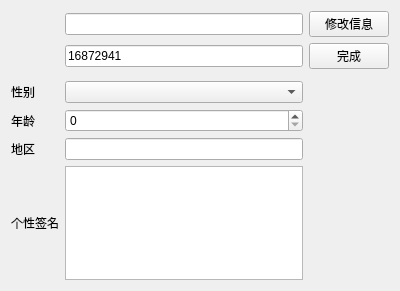
<?xml version="1.0" encoding="UTF-8"?>
<ui version="4.0">
 <class>userPanel</class>
 <widget class="QWidget" name="userPanel">
  <property name="geometry">
   <rect>
    <x>0</x>
    <y>0</y>
    <width>400</width>
    <height>291</height>
   </rect>
  </property>
  <property name="maximumSize">
   <size>
    <width>16777215</width>
    <height>16777215</height>
   </size>
  </property>
  <property name="windowTitle">
   <string>Form</string>
  </property>
  <property name="styleSheet">
   <string notr="true">QWidget #userPanel{
	border-image: url(:/icon/bj3.jpg);
}</string>
  </property>
  <layout class="QHBoxLayout" name="horizontalLayout">
   <item>
    <layout class="QGridLayout" name="gridLayout">
     <item row="0" column="0" rowspan="3">
      <widget class="QMLabel" name="photo">
       <property name="maximumSize">
        <size>
         <width>90</width>
         <height>90</height>
        </size>
       </property>
       <property name="text">
        <string/>
       </property>
       <property name="pixmap">
        <pixmap resource="icon.qrc">:/icon/tx6.jpg</pixmap>
       </property>
      </widget>
     </item>
     <item row="0" column="1">
      <widget class="QLineEdit" name="name"/>
     </item>
     <item row="0" column="2">
      <widget class="QPushButton" name="pushButton">
       <property name="text">
        <string>修改信息</string>
       </property>
      </widget>
     </item>
     <item row="1" column="1">
      <widget class="QLineEdit" name="id">
       <property name="text">
        <string>16872941</string>
       </property>
      </widget>
     </item>
     <item row="1" column="2">
      <widget class="QPushButton" name="pushButton_2">
       <property name="text">
        <string>完成</string>
       </property>
      </widget>
     </item>
     <item row="3" column="0">
      <widget class="QLabel" name="label">
       <property name="sizePolicy">
        <sizepolicy hsizetype="Expanding" vsizetype="Preferred">
         <horstretch>0</horstretch>
         <verstretch>0</verstretch>
        </sizepolicy>
       </property>
       <property name="maximumSize">
        <size>
         <width>100</width>
         <height>16777215</height>
        </size>
       </property>
       <property name="text">
        <string>性别</string>
       </property>
      </widget>
     </item>
     <item row="3" column="1">
      <widget class="QComboBox" name="sex">
       <item>
        <property name="text">
         <string/>
        </property>
        <property name="icon">
         <iconset resource="icon.qrc">
          <normaloff>:/icon/n.png</normaloff>
          <disabledoff>:/icon/n.png</disabledoff>:/icon/n.png</iconset>
        </property>
       </item>
       <item>
        <property name="text">
         <string/>
        </property>
        <property name="icon">
         <iconset resource="icon.qrc">
          <normaloff>:/icon/n1.png</normaloff>
          <disabledoff>:/icon/n1.png</disabledoff>:/icon/n1.png</iconset>
        </property>
       </item>
      </widget>
     </item>
     <item row="4" column="0">
      <widget class="QLabel" name="label_2">
       <property name="text">
        <string>年龄</string>
       </property>
      </widget>
     </item>
     <item row="4" column="1">
      <widget class="QSpinBox" name="age">
       <property name="maximum">
        <number>120</number>
       </property>
      </widget>
     </item>
     <item row="5" column="0">
      <widget class="QLabel" name="label_3">
       <property name="text">
        <string>地区</string>
       </property>
      </widget>
     </item>
     <item row="5" column="1">
      <widget class="QLineEdit" name="area"/>
     </item>
     <item row="6" column="0">
      <widget class="QLabel" name="label_4">
       <property name="text">
        <string>个性签名</string>
       </property>
      </widget>
     </item>
     <item row="6" column="1">
      <widget class="QPlainTextEdit" name="motto"/>
     </item>
    </layout>
   </item>
  </layout>
 </widget>
 <customwidgets>
  <customwidget>
   <class>QMLabel</class>
   <extends>QLabel</extends>
   <header location="global">qmlabel.h</header>
   <slots>
    <signal>clicket()</signal>
   </slots>
  </customwidget>
 </customwidgets>
 <resources>
  <include location="icon.qrc"/>
 </resources>
 <connections/>
</ui>
